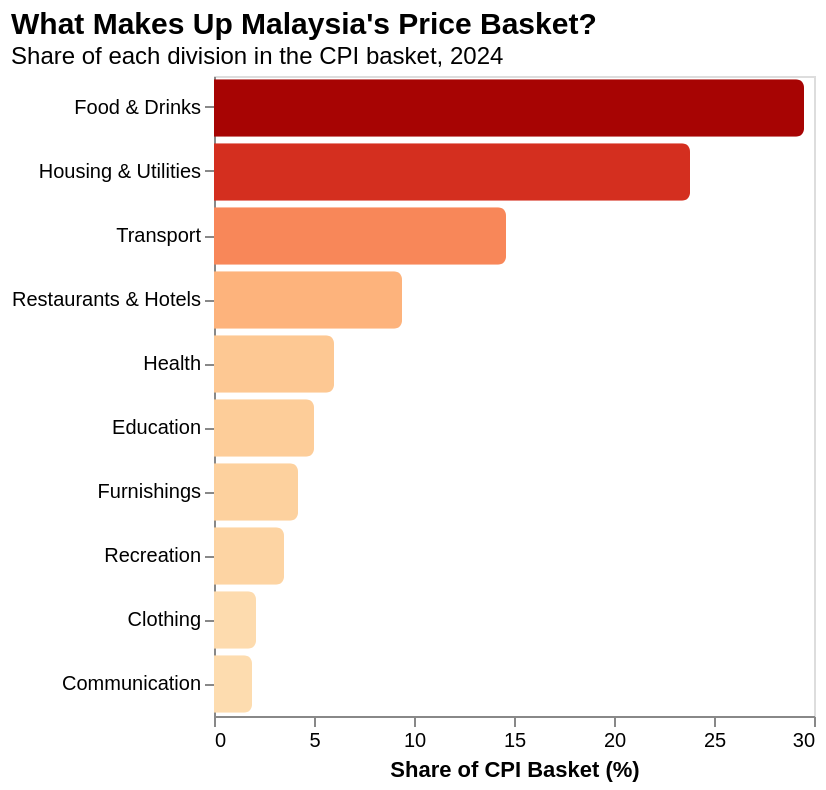

Vega-Lite specification for this chart:
### Vega-Lite specification from a JSON file in a GitHub repository (floating-point values rounded to 4 significant figures)
{"$schema": "https://vega.github.io/schema/vega-lite/v5.json", "title": {"text": "What Makes Up Malaysia's Price Basket?", "subtitle": "Share of each division in the CPI basket, 2024", "anchor": "start", "fontSize": 15, "subtitleFontSize": 12}, "width": "container", "height": 320, "data": {"values": [{"category": "Food & Drinks", "weight": 29.5}, {"category": "Housing & Utilities", "weight": 23.8}, {"category": "Transport", "weight": 14.6}, {"category": "Restaurants & Hotels", "weight": 9.4}, {"category": "Health", "weight": 6.0}, {"category": "Education", "weight": 5.0}, {"category": "Furnishings", "weight": 4.2}, {"category": "Recreation", "weight": 3.5}, {"category": "Clothing", "weight": 2.1}, {"category": "Communication", "weight": 1.9}]}, "mark": {"type": "bar", "cornerRadiusEnd": 4}, "encoding": {"y": {"field": "category", "type": "nominal", "sort": "-x", "title": null}, "x": {"field": "weight", "type": "quantitative", "title": "Share of CPI Basket (%)", "axis": {"grid": false}}, "color": {"field": "weight", "type": "quantitative", "scale": {"scheme": "orangered"}, "legend": null}, "tooltip": [{"field": "category", "title": "Category"}, {"field": "weight", "title": "Basket Share (%)", "format": ".1f"}]}}
